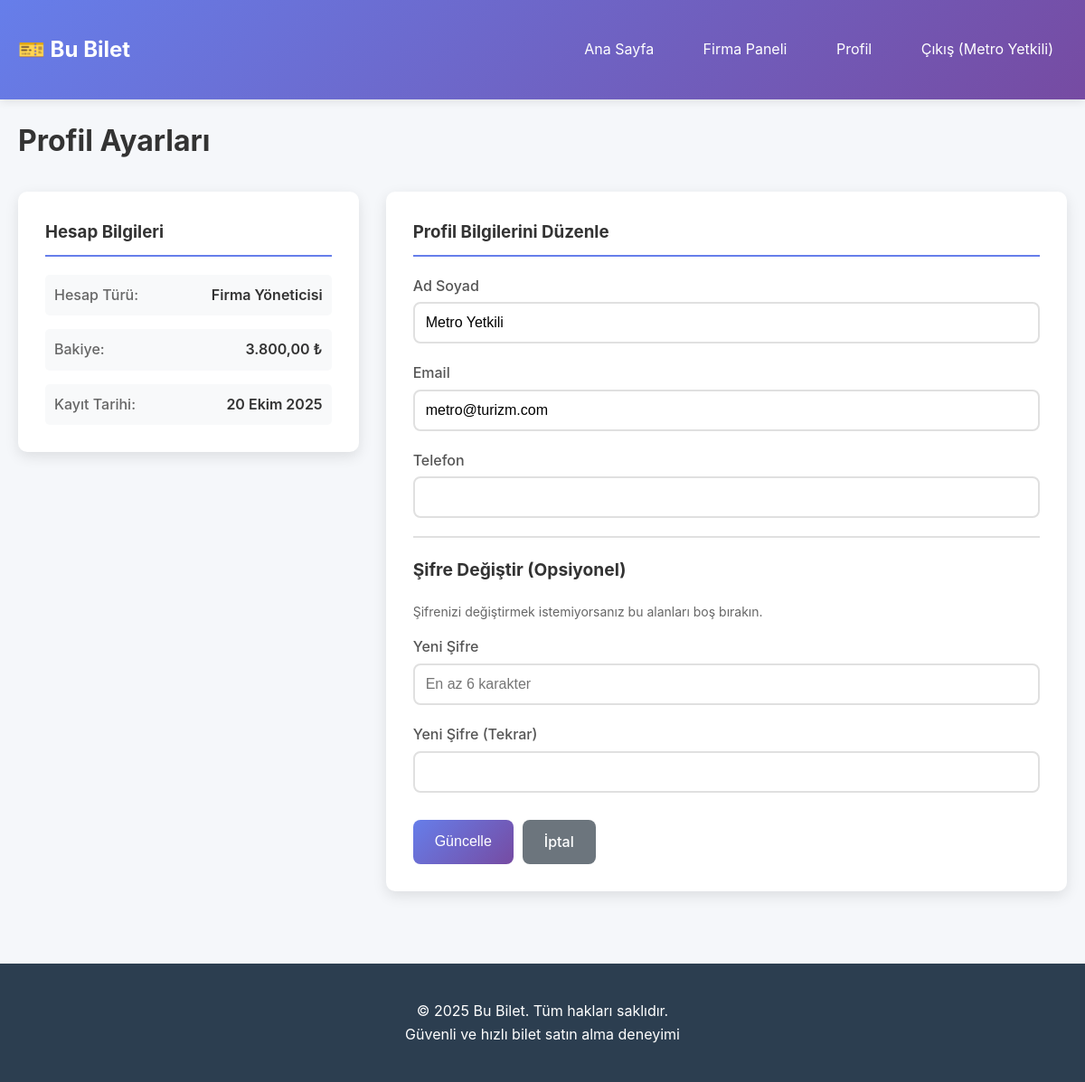
The app's page /profile.php (signed in) with its own data.
### tables this page shows
CREATE TABLE users (
        id INTEGER PRIMARY KEY AUTOINCREMENT,
        email TEXT UNIQUE NOT NULL,
        password TEXT NOT NULL,
        name TEXT NOT NULL,
        phone TEXT,
        role TEXT DEFAULT 'user',
        company_id INTEGER,
        balance REAL DEFAULT 1000.00,
        created_at DATETIME DEFAULT CURRENT_TIMESTAMP,
        FOREIGN KEY (company_id) REFERENCES companies(id)
    );

### includes/auth.php (called while the page is built, shortened)
<?php
function isLoggedIn() {
    return isset($_SESSION['user_id']);
}
function getCurrentUser() {
    global $db;
    $stmt = $db->prepare("SELECT * FROM users WHERE id = :id");
    $stmt->bindValue(':id', $_SESSION['user_id'], SQLITE3_INTEGER);
    $result = $stmt->execute();
    return $result->fetchArray(SQLITE3_ASSOC);
}
?>

### includes/functions.php (called while the page is built, shortened)
<?php
function formatPrice($price) {
    return number_format($price, 2, ',', '.') . ' ₺';
}
function formatDate($date) {
    $months = [
        'January' => 'Ocak', 'February' => 'Şubat', 'March' => 'Mart',
        'April' => 'Nisan', 'May' => 'Mayıs', 'June' => 'Haziran',
        'July' => 'Temmuz', 'August' => 'Ağustos', 'September' => 'Eylül',
        'October' => 'Ekim', 'November' => 'Kasım', 'December' => 'Aralık'
    ];
    $timestamp = strtotime($date);
    $formatted = date('d F Y', $timestamp);
    foreach ($months as $eng => $tr) {
        $formatted = str_replace($eng, $tr, $formatted);
    }
    return $formatted;
}
?>

### profile.php (the view, shortened to what this page needs)
<?php
require_once 'includes/db.php';
require_once 'includes/auth.php';
require_once 'includes/functions.php';
$user = getCurrentUser();
?>
<!DOCTYPE html>
<html lang="tr">
<head>
    <link rel="stylesheet" href="assets/css/style.css">
</head>
<body>
    <?php include 'includes/header.php'; ?>
    <div class="container">
        <div class="page-header">
            <h2>Profil Ayarları</h2>
        </div>
        <div class="profile-container">
            <div class="profile-info">
                <h3>Hesap Bilgileri</h3>
                <div class="info-grid">
                    <div class="info-item">
                        <span class="label">Hesap Türü:</span>
                        <span class="value">
                            <?php
                            if ($user['role'] === 'admin') {
                                echo 'Sistem Yöneticisi';
                            } elseif ($user['role'] === 'company_admin') {
                                echo 'Firma Yöneticisi';
                            } else {
                                echo 'Kullanıcı';
                            }
                            ?>
                        </span>
                    </div>
                    <div class="info-item">
                        <span class="label">Bakiye:</span>
                        <span class="value"><?= formatPrice($user['balance']) ?></span>
                    </div>
                    <div class="info-item">
                        <span class="label">Kayıt Tarihi:</span>
                        <span class="value"><?= formatDate($user['created_at']) ?></span>
                    </div>
                </div>
            </div>
            <div class="profile-edit">
                <h3>Profil Bilgilerini Düzenle</h3>
                <form method="POST" class="profile-form">
                    <div class="form-group">
                        <label for="name">Ad Soyad</label>
                        <input type="text" name="name" id="name" value="<?= htmlspecialchars($user['name']) ?>" required>
                    </div>
                    <div class="form-group">
                        <label for="email">Email</label>
                        <input type="email" name="email" id="email" value="<?= htmlspecialchars($user['email']) ?>" required>
                    </div>
                    <div class="form-group">
                        <label for="phone">Telefon</label>
                        <input type="tel" name="phone" id="phone" value="<?= htmlspecialchars($user['phone']) ?>">
                    </div>
                    <hr style="margin: 20px 0; border: 1px solid #e0e0e0;">
                    <h4>Şifre Değiştir (Opsiyonel)</h4>
                    <p style="color: #666; font-size: 14px; margin-bottom: 15px;">Şifrenizi değiştirmek istemiyorsanız bu alanları boş bırakın.</p>
                    <div class="form-group">
                        <label for="password">Yeni Şifre</label>
                        <input type="password" name="password" id="password" minlength="6"
                               placeholder="En az 6 karakter">
                    </div>
                    <div class="form-group">
                        <label for="confirm_password">Yeni Şifre (Tekrar)</label>
                        <input type="password" name="confirm_password" id="confirm_password" minlength="6">
                    </div>
                    <div class="form-actions">
                        <button type="submit" class="btn btn-primary">Güncelle</button>
                        <a href="index.php" class="btn btn-secondary">İptal</a>
                    </div>
                </form>
            </div>
        </div>
    </div>
    <?php include 'includes/footer.php'; ?>
</body>
</html>

### assets/css/style.css (style rules this page uses)
* { margin: 0; padding: 0; box-sizing: border-box; }
body { font-family: -apple-system, BlinkMacSystemFont, 'Segoe UI', Roboto, Oxygen, Ubuntu, Cantarell, sans-serif; line-height: 1.6; color: #333; background-color: #f5f7fa; }
.container { max-width: 1200px; margin: 0 auto; padding: 20px; }
.form-group { display: flex; flex-direction: column; }
.form-group label { color: #555; margin-bottom: 5px; font-weight: 500; }
.form-group input, .form-group select { padding: 12px; border: 2px solid #e0e0e0; border-radius: 8px; font-size: 1rem; transition: border-color 0.3s; }
.btn { padding: 12px 24px; border: none; border-radius: 8px; cursor: pointer; font-size: 1rem; font-weight: 500; transition: all 0.3s; text-decoration: none; display: inline-block; text-align: center; }
.btn-primary { background: linear-gradient(135deg, #667eea 0%, #764ba2 100%); color: white; }
.btn-secondary { background: #6c757d; color: white; }
.page-header { margin-bottom: 30px; }
.page-header h2 { color: #333; font-size: 2rem; }
.profile-container { display: grid; grid-template-columns: 1fr 2fr; gap: 30px; }
.profile-info { background: white; padding: 30px; border-radius: 10px; box-shadow: 0 5px 15px rgba(0,0,0,0.1); height: fit-content; }
.profile-info h3 { margin-bottom: 20px; color: #333; border-bottom: 2px solid #667eea; padding-bottom: 10px; }
.info-grid { display: flex; flex-direction: column; gap: 15px; }
.info-item { display: flex; justify-content: space-between; padding: 10px; background: #f8f9fa; border-radius: 5px; }
.info-item .label { font-weight: 500; color: #666; }
.info-item .value { font-weight: 600; color: #333; }
.profile-edit { background: white; padding: 30px; border-radius: 10px; box-shadow: 0 5px 15px rgba(0,0,0,0.1); }
.profile-edit h3, .profile-edit h4 { margin-bottom: 20px; color: #333; }
.profile-edit h3 { border-bottom: 2px solid #667eea; padding-bottom: 10px; }
.profile-edit h4 { font-size: 1.2rem; margin-top: 20px; }
.profile-form .form-group { margin-bottom: 20px; }
.form-actions { display: flex; gap: 10px; margin-top: 30px; }

### records on screen
users: balance "3.800,00 ₺", created_at "20 Ekim 2025", name "Metro Yetkili", email "metro@turizm.com"

### other values on screen
$_SESSION['name'] "Metro Yetkili"
